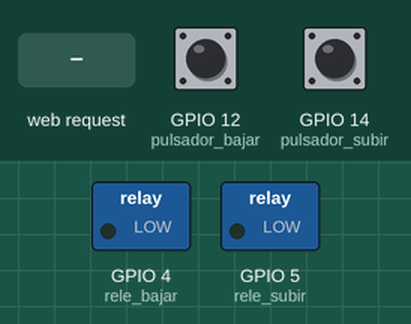
Recording of a program running on a simulated ESP8266 board running MicroPython. Shown: switched loads named in the program (green lamp = pin HIGH). Dashed ring = blinking. Inputs (shaded band) come from the test bench; at power-on: GPIO 12 (pulsador_bajar) HIGH, GPIO 14 (pulsador_subir) HIGH. WiFi joins after 1.5 s; the clock reads 2024-03-15 10:24:30 at power-on unless the program sets it; threads take turns every 2 ms; what the program prints to the serial console is not drawn.

Above: at 3.2 s.
3.3 s: GPIO 12 (pulsador_bajar) pulled LOW for 3.2 s
At 6.7 s:
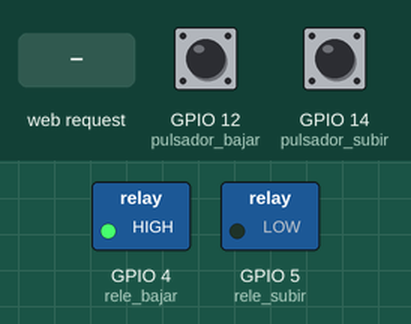
8.0 s: GPIO 14 (pulsador_subir) pulled LOW for 1 s
At 8.7 s:
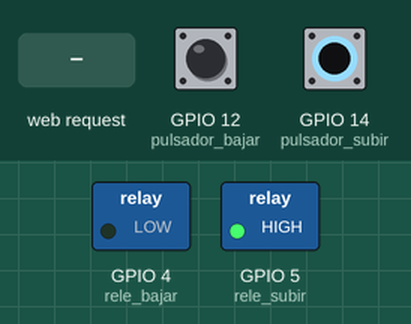
12.0 s: HTTP request GET /?action=subir received
At 13.4 s:
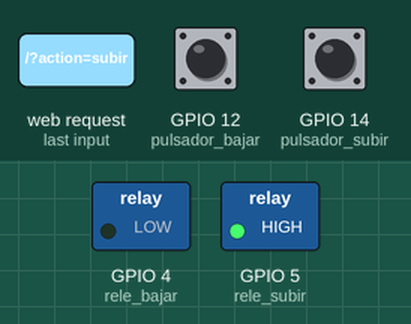
13.7 s: HTTP request GET /?action=bajar received
At 14.9 s:
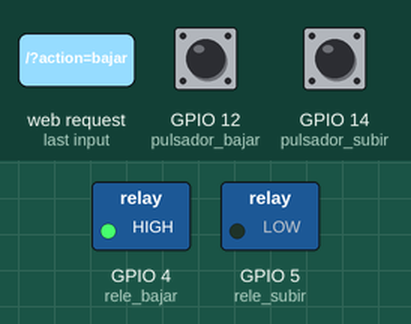
Timing chart, 0 to 16.4 s (numbered marks = the images above; inputs shaded):
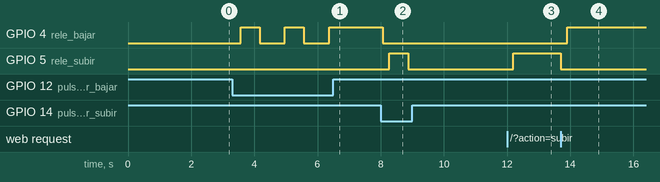

The program:

servidor_domotico.py
```python
import network
import socket
import machine
import time
import ntptime
import _thread

# --- CONFIGURACIÓN WI-FI ---
WIFI_SSID = "VICARIO"
WIFI_PASS = "AlaProximaTeFundo!1"

# --- CONFIGURACIÓN DE PINES (NodeMCU V3) ---
# Usamos pines seguros que no interfieran en el arranque del ESP8266
PIN_RELE_SUBIR = 5   # Pin D1 en NodeMCU
PIN_RELE_BAJAR = 4   # Pin D2 en NodeMCU
PIN_PULS_SUBIR = 14  # Pin D5 en NodeMCU (Con resistencia PULL_UP interna)
PIN_PULS_BAJAR = 12  # Pin D6 en NodeMCU (Con resistencia PULL_UP interna)

# Configurar Salidas (Relés)
rele_subir = machine.Pin(PIN_RELE_SUBIR, machine.Pin.OUT, value=0)
rele_bajar = machine.Pin(PIN_RELE_BAJAR, machine.Pin.OUT, value=0)

# Configurar Entradas (Pulsadores físicos al presionar mandan 0/GND)
pulsador_subir = machine.Pin(PIN_PULS_SUBIR, machine.Pin.IN, machine.Pin.PULL_UP)
pulsador_bajar = machine.Pin(PIN_PULS_BAJAR, machine.Pin.IN, machine.Pin.PULL_UP)

# --- VARIABLES DE ESTADO Y PROGRAMACIÓN ---
estado_persiana = "Detenida"
# Horarios por defecto (Formato 24h: Hora, Minuto)
hora_subida = [8, 0]
hora_bajada = [20, 30]

# --- CONEXIÓN A INTERNET Y HORA ---
def conectar_wifi():
    wlan = network.WLAN(network.STA_IF)
    wlan.active(True)
    wlan.connect(WIFI_SSID, WIFI_PASS)

    print("Conectando a la red...", end="")
    intentos = 0
    while not wlan.isconnected() and intentos < 20:
        time.sleep(1)
        intentos += 1

    if wlan.isconnected():
        print("\n¡Conectado! Dirección IP:", wlan.ifconfig()[0])
        try:
            ntptime.settime() # Sincroniza la hora interna con internet (UTC)
            print("Hora UTC sincronizada.")
        except:
            print("Error al sincronizar la hora con NTP.")
    else:
        print("\nNo se pudo conectar al Wi-Fi.")

# --- CONTROL SEGURO DE LA PERSIANA ---
def mover_persiana(accion):
    global estado_persiana
    if accion == "SUBIR":
        rele_bajar.value(0) # Enclavamiento de seguridad: apaga el motor contrario
        time.sleep(0.2)
        rele_subir.value(1)
        estado_persiana = "Subiendo"
    elif accion == "BAJAR":
        rele_subir.value(0) # Enclavamiento de seguridad
        time.sleep(0.2)
        rele_bajar.value(1)
        estado_persiana = "Bajando"
    elif accion == "PARAR":
        rele_subir.value(0)
        rele_bajar.value(0)
        estado_persiana = "Detenida"

# --- HILO DE MONITOREO DE PULSADORES Y HORARIOS ---
def bucle_fondo():
    global hora_subida, hora_bajada
    ultimo_minuto_comprobado = -1

    while True:
        # 1. Monitorear pulsadores físicos (Lógica inversa debido al PULL_UP)
        if pulsador_subir.value() == 0:
            mover_persiana("SUBIR" if estado_persiana != "Subiendo" else "PARAR")
            time.sleep(0.5) # Anti-rebote elemental

        if pulsador_bajar.value() == 0:
            mover_persiana("BAJAR" if estado_persiana != "Bajando" else "PARAR")
            time.sleep(0.5)

        # 2. Control Horario Automático (Ajustar la hora UTC local sumando la zona horaria)
        # Ejemplo para España en invierno (UTC+1). En verano cambiar a +2.
        zona_horaria = 1
        tiempo_local = time.time() + (zona_horaria * 3600)
        fecha_hora = time.localtime(tiempo_local)

        hora_actual = fecha_hora[3]
        minuto_actual = fecha_hora[4]

        if minuto_actual != ultimo_minuto_comprobado:
            # Comprobar hora de subir
            if hora_actual == hora_subida[0] and minuto_actual == hora_subida[1]:
                mover_persiana("SUBIR")
                time.sleep(15) # Tiempo estimado en subir por completo antes de apagar relé
                mover_persiana("PARAR")

            # Comprobar hora de bajar
            if hora_actual == hora_bajada[0] and minuto_actual == hora_bajada[1]:
                mover_persiana("BAJAR")
                time.sleep(15) # Tiempo estimado en bajar
                mover_persiana("PARAR")

            ultimo_minuto_comprobado = minuto_actual

        time.sleep(0.1)

# --- INTERFAZ WEB DEL SERVIDOR ---
def web_page():
    # Obtener hora actual para mostrar en el panel web
    zona_horaria = 1
    ahora = time.localtime(time.time() + (zona_horaria * 3600))
    hora_str = "{:02d}:{:02d}:{:02d}".format(ahora[3], ahora[4], ahora[5])

    html = """<html>
    <head>
        <title>Control de Persiana Domotica</title>
        <meta name="viewport" content="width=device-width, initial-scale=1" charset="utf-8">
        <style>
            body { font-family: Arial; text-align: center; margin: 20px; background-color: #f4f4f9; }
            .btn { display: inline-block; padding: 15px 25px; font-size: 18px; margin: 10px; cursor: pointer; color: white; border: none; border-radius: 5px; text-decoration: none; }
            .btn-subir { background-color: #4CAF50; }
            .btn-bajar { background-color: #008CBA; }
            .btn-parar { background-color: #f44336; }
            .btn-guardar { background-color: #555555; padding: 8px 15px; font-size: 14px; }
            .estado { font-size: 20px; font-weight: bold; color: #333; margin: 20px 0; }
        </style>
    </head>
    <body>
        <h2>🏠 Servidor Domótico - Persiana</h2>
        <div class="estado">Estado actual: """ + estado_persiana + """</div>
        <div class="estado">Hora actual del sistema: """ + hora_str + """</div>

        <div>
            <a href="/?action=subir" class="btn btn-subir">🔼 Subir</a>
            <a href="/?action=parar" class="btn btn-parar">⏹️ Parar</a>
            <a href="/?action=bajar" class="btn btn-bajar">🔽 Bajar</a>
        </div>

        <br><hr><br>

        <h3>⚙️ Programación Horaria</h3>
        <form action="/" method="get">
            <label>Hora de Subida (HH:MM): </label>
            <input type="number" name="h_sub" min="0" max="23" value=""""+str(hora_subida[0])+"""" style="width: 50px;"> :
            <input type="number" name="m_sub" min="0" max="59" value=""""+str(hora_subida[1])+"""" style="width: 50px;"><br><br>

            <label>Hora de Bajada (HH:MM): </label>
            <input type="number" name="h_baj" min="0" max="23" value=""""+str(hora_bajada[0])+"""" style="width: 50px;"> :
            <input type="number" name="m_baj" min="0" max="59" value=""""+str(hora_bajada[1])+"""" style="width: 50px;"><br><br>

            <button type="submit" name="action" value="set_time" class="btn btn-guardar">Guardar Horario</button>
        </form>
    </body>
    </html>"""
    return html

# --- SERVIDOR WEB PRINCIPAL ---
def iniciar_servidor():
    global hora_subida, hora_bajada
    s = socket.socket(socket.AF_INET, socket.SOCK_STREAM)
    s.bind(('', 80))
    s.listen(5)

    print("Servidor HTTP listo en el puerto 80")

    while True:
        try:
            conn, addr = s.accept()
            request = conn.recv(1024).decode('utf-8')

            # Analizar peticiones GET
            if "GET /?action=subir" in request:
                mover_persiana("SUBIR")
            elif "GET /?action=bajar" in request:
                mover_persiana("BAJAR")
            elif "GET /?action=parar" in request:
                mover_persiana("PARAR")
            elif "GET /?action=set_time" in request:
                # Extraer parámetros de los campos del formulario
                try:
                    params = request.split(' ')[1].split('?')[1].split('&')
                    p_dict = {}
                    for p in params:
                        k, v = p.split('=')
                        p_dict[k] = int(v)

                    hora_subida = [p_dict['h_sub'], p_dict['m_sub']]
                    hora_bajada = [p_dict['h_baj'], p_dict['m_baj']]
                    print("Nuevo horario guardado -> Subir:", hora_subida, "Bajar:", hora_bajada)
                except Exception as e:
                    print("Error al procesar el formulario horaria:", e)

            # Responder al cliente web
            response = web_page()
            conn.send('HTTP/1.1 200 OK\n')
            conn.send('Content-Type: text/html\n')
            conn.send('Connection: close\n\n')
            conn.sendall(response)
            conn.close()
        except Exception as e:
            print("Error en el servidor web:", e)

# --- EJECUCIÓN DEL PROGRAMA ---
conectar_wifi()

# Arrancar el monitoreo de botones y reloj en un hilo de fondo dinámico
_thread.start_new_thread(bucle_fondo, ())

# Arrancar el servidor web en el bucle principal
iniciar_servidor()
```

Measured:
- after the input at 3.3 s, GPIO 4 (rele_bajar): alternates HIGH for 0.60 s and LOW for 0.80 s, 5 changes in all, then stays HIGH, starting after 0.27 s
- after the input at 8.0 s, GPIO 4 (rele_bajar): HIGH → LOW after 0.07 s; GPIO 5 (rele_subir): LOW → HIGH after 0.27 s, → LOW 0.60 s later
- after the input at 12.0 s, GPIO 5 (rele_subir): LOW → HIGH after 0.20 s
- after the input at 13.7 s, GPIO 4 (rele_bajar): LOW → HIGH after 0.20 s; GPIO 5 (rele_subir): HIGH → LOW at once
